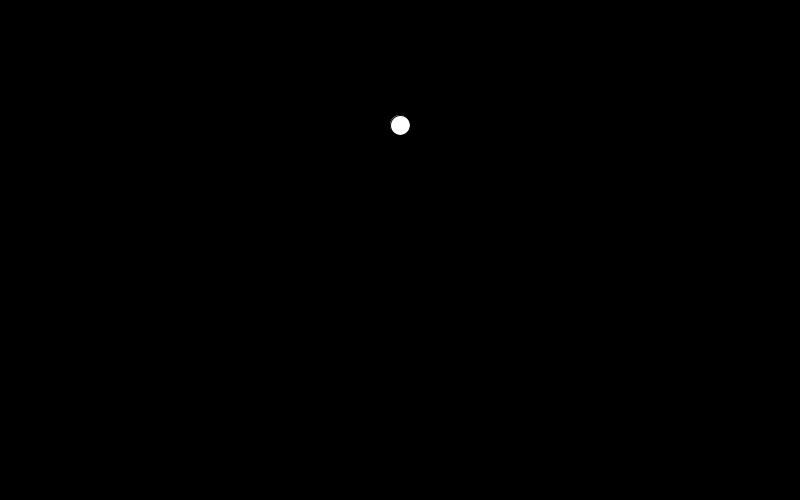
Frame 1 (no input)
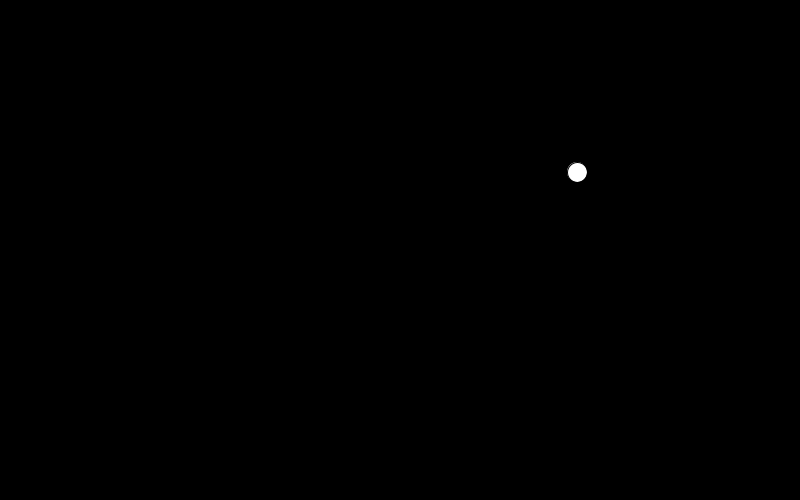
Frame 60 (the mouse pressed at the canvas centre just before this capture)
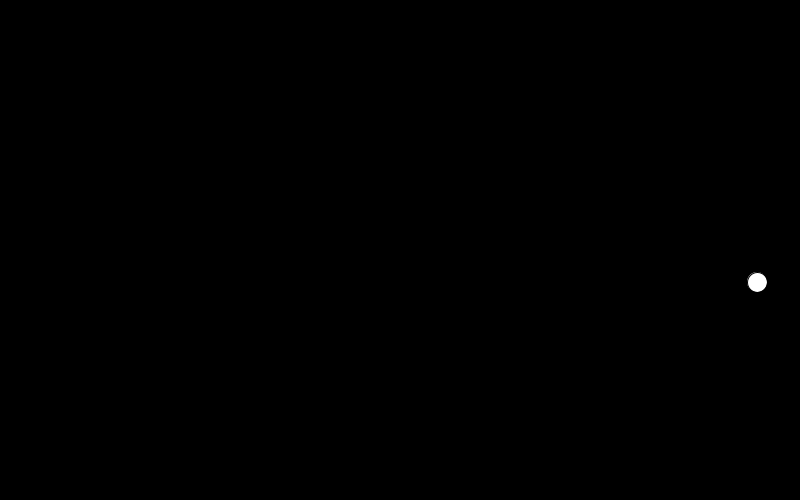
Frame 120 (the mouse held since frame 60 and released just before this capture)

The Processing sketch that drew these frames (run headless with seeded random() and noise(); from frame 60 on, the mouse is pressed at the canvas centre):

// Processing sketch: NarasimharajSandhya_GravityBallImproved_Dec_2
// ── NarasimharajSandhya_GravityBallImproved_Dec_2.pde
float x, y, velX, velY, gravity, sz;

void setup() {
  size(800, 500);
  x = width/2;
  y = height*.25;
  velX = 3;
  velY = 1;
  sz = 20;
  gravity = 1;
}

void draw() {
  background(0);
  ellipse(x, y, sz, sz);
  velY += gravity;
  x += velX;
  y += velY;

  if (y + sz/2 > height) {
    velY = -abs(velY);
  }
  if (x + sz/2 > width) {
    velX = -abs(velX);
  }
  if (x - sz/2 < 0) {
    velX = abs(velX);
  }
}
